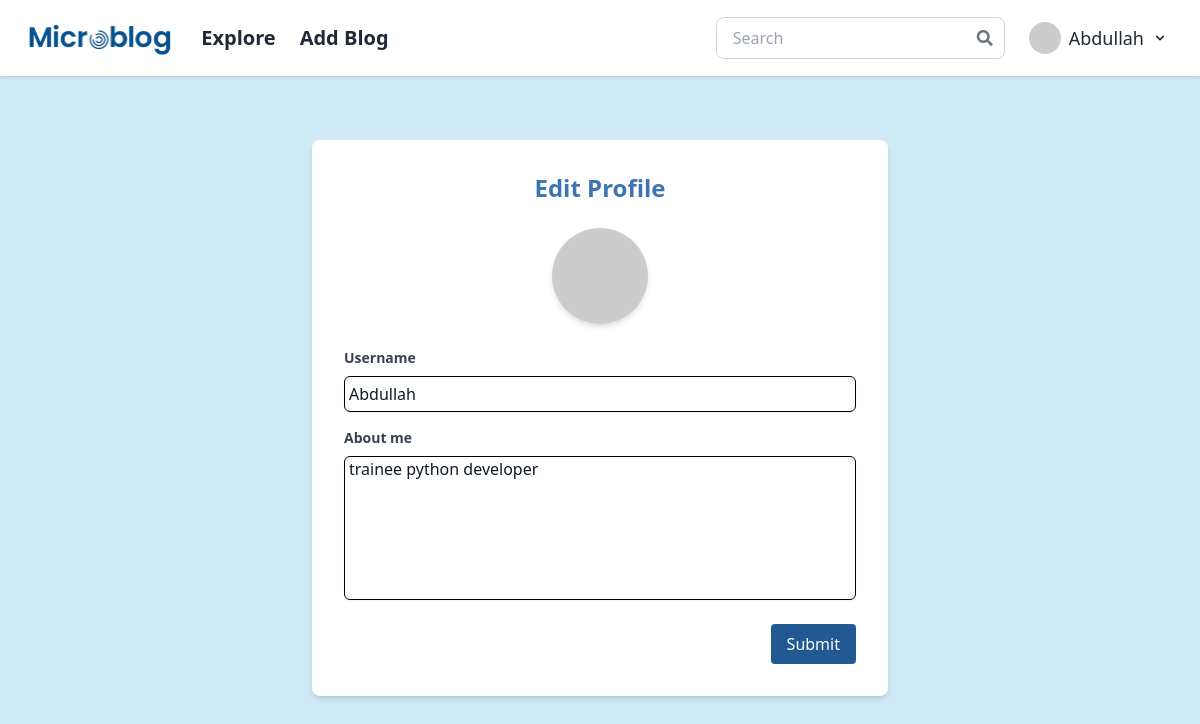
/edit_profile (signed in), run on an earlier commit of the app's database.
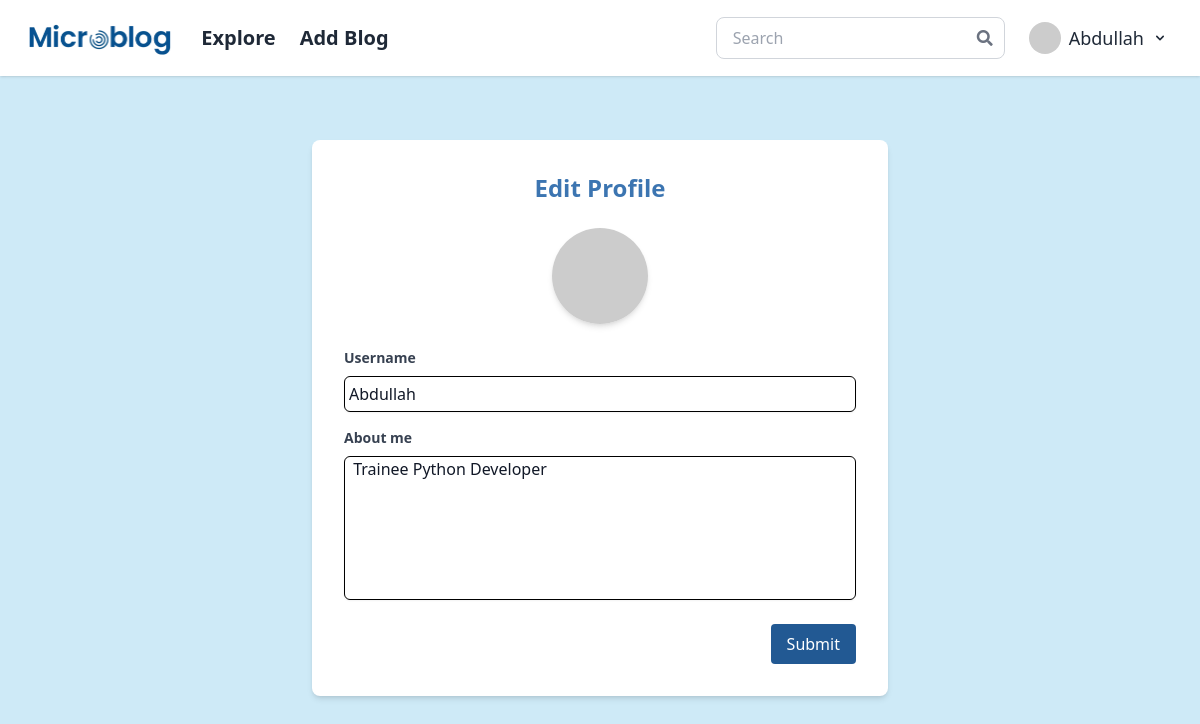
And on a later commit of the database.
### app/models.py (models this page shows, shortened)
class User(UserMixin, db.Model):
    id: so.Mapped[int] = so.mapped_column(primary_key=True)
    username: so.Mapped[str] = so.mapped_column(sa.String(64), index=True, unique=True)
    email: so.Mapped[str] = so.mapped_column(sa.String(120), index=True, unique=True)
    password_hash: so.Mapped[Optional[str]] = so.mapped_column(sa.String(256))
    posts: so.WriteOnlyMapped['Post'] = so.relationship(back_populates='author', cascade='all, delete-orphan', passive_deletes=True)
    comments: so.WriteOnlyMapped['Comment'] = so.relationship(back_populates='author', cascade='all, delete-orphan', passive_deletes=True)
    about_me: so.Mapped[Optional[str]] = so.mapped_column(sa.String(140))
    last_seen: so.Mapped[Optional[datetime]] = so.mapped_column(default=lambda: datetime.now(timezone.utc))
    following: so.WriteOnlyMapped['User'] = so.relationship(secondary=followers, primaryjoin=(followers.c.follower_id == id),
                                                            secondaryjoin=(followers.c.followed_id == id), back_populates='followers', passive_deletes=True)
    followers: so.WriteOnlyMapped['User'] = so.relationship(secondary=followers, primaryjoin=(followers.c.followed_id == id),
                                                            secondaryjoin=(followers.c.follower_id == id), back_populates='following', passive_deletes=True)
    def avatar(self, size):
        digest = md5(self.email.lower().encode('utf-8')).hexdigest()
        return f'https://www.gravatar.com/avatar/{digest}?d=identicon&s={size}'

### app/main/routes.py (the view)
@bp.route('/edit_profile', methods=['GET', 'POST'])
@login_required
def edit_profile():
    form = EditProfileForm(current_user.username)
    if form.validate_on_submit():
        current_user.username = form.username.data
        current_user.about_me = form.about_me.data
        db.session.commit()
        flash('Your changes have been saved.', 'success')
        return redirect(url_for('main.user', username=current_user.username))
    elif request.method == 'GET':
        form.username.data = current_user.username
        form.about_me.data = current_user.about_me
    return render_template('new_edit_profile.html', title='Update Profile', form=form)

### app/main/forms.py (shortened to what this page needs)
class EditProfileForm(FlaskForm):
    username = StringField('Username', validators=[DataRequired()])
    about_me = TextAreaField('About me', validators=[Length(min=0, max=180)])
    submit = SubmitField('Submit')
    def __init__(self, original_username, *args, **kwargs):
        super().__init__(*args, **kwargs)
        self.original_username = original_username

class SearchForm(FlaskForm):
    searched = StringField('Searched', validators=[DataRequired()])
    submit = SubmitField('Submit')

### app/main/routes.py (called while the page is built)
@bp.before_request
def before_request():
    if current_user.is_authenticated:
        current_user.last_seen = datetime.now(timezone.utc)
        db.session.commit()

@bp.context_processor
def inject_search_form():
    return dict(form=SearchForm())

### app/models.py (called while the page is built)
@login.user_loader
def load_user(id):
    return db.session.get(User, int(id))

### app/templates/new_edit_profile.html (shortened to what this page needs)
{% extends "new_base.html" %}
{% block content %}
<div class="flex min-h-full flex-col justify-center px-4 py-6 sm:px-6 lg:px-8 sm:py-12">
    <div class="bg-white shadow-md rounded-lg p-8 w-full max-w-xl mx-auto">
        <h2 class="text-2xl font-bold mb-6 text-center text-[#3C75B1]">Edit Profile</h2>
        <div class="flex justify-center mb-6">
            <img class="w-24 h-auto rounded-full shadow-md" src="{{ current_user.avatar(200) }}" alt="{{ current_user.username }}'s avatar">
        </div>
        <form method="POST" action="{{ url_for('main.edit_profile') }}">
            <div class="mb-4">
                {{ form.username.label(class_="block text-gray-700 text-sm font-bold mb-2") }}
                {{ form.username(class_="form-input mt-1 block w-full rounded-md shadow-sm focus:border-blue-500 focus:ring focus:ring-blue-500 focus:ring-opacity-50 h-9 pl-1", style="border: 1px solid #000000;") }}
            </div>
            <div class="mb-4">
                {{ form.about_me.label(class_="block text-gray-700 text-sm font-bold mb-2") }}
                {{ form.about_me(class_="form-textarea mt-1 block w-full rounded-md shadow-sm focus:border-blue-500 focus:ring focus:ring-blue-500 focus:ring-opacity-50 h-36 pl-1", style="border: 1px solid #000000; resize: none;") }}
            </div>
            <div class="mt-6 flex justify-end">
                {{ form.submit(class_="bg-[#225993] text-white px-4 py-2 rounded hover:bg-[#1B487A] focus:outline-none focus:ring-2 focus:ring-offset-2 focus:ring-green-500") }}
            </div>
        </form>
    </div>
</div>
{% endblock %}

### app/templates/new_base.html (shortened to what this page needs)
<!DOCTYPE html>
<html lang="en">
<head>
    <script src="https://cdn.tailwindcss.com"></script>
    <link rel="stylesheet" href="https://cdnjs.cloudflare.com/ajax/libs/font-awesome/5.15.4/css/all.min.css">
    <link href="https://cdn.jsdelivr.net/npm/tailwindcss@2.2.19/dist/tailwind.min.css" rel="stylesheet">
</head>
<body class="bg-[#CEEAF7] text-gray-900">
    <nav class="bg-white shadow">
      <div class="container max-w-full w-full px-4 md:px-6 py-4 flex justify-between items-center">
          <div class="flex items-center space-x-6 mx-auto lg:mx-0">
              {% if not current_user.is_anonymous %}
              <a href="{{ url_for('main.index') }}" class="mt-1">
                <img class="w-15 h-10" src="{{ url_for('static', filename='images/Screenshot_2024-10-08_154426-removebg-preview_enhanced.png') }}" alt="Microblog">
              </a>
              {% else %}
              <a href="{{ url_for('main.explore') }}">
                <img class="w-15 h-10" src="{{ url_for('static', filename='images/Screenshot_2024-10-08_154426-removebg-preview_enhanced.png') }}" alt="Microblog">
              </a>
              {% endif %}
              {% if not current_user.is_anonymous %}
              <a class="text-xl font-semibold text-gray-800 hidden lg:inline-block" href="{{ url_for('main.explore') }}">Explore</a>
              <a class="text-xl font-semibold text-gray-800 hidden lg:inline-block" href="{{ url_for('main.add_blog') }}">Add Blog</a>
              {% endif %}
          </div>
          <div class="hidden lg:flex items-center space-x-4">
              <form class="relative flex items-center w-full md:w-auto" method="POST" action="{{ url_for('main.search') }}" onsubmit="return ValidateSearch()">
                  <input type="search" name="searched" autocomplete="off" id="searched" class="w-full border border-gray-300 rounded-lg pl-4 pr-10 py-2 focus:outline-none" placeholder="Search">
                  <button type="submit" class="absolute right-3 inset-y-0 flex items-center text-gray-500 hover:text-gray-700">
                      <i class="fas fa-search"></i>
                  </button>
              </form>
              {% if not current_user.is_anonymous %}
              <div class="relative px-2">
                  <button id="dropdownButton" class="text-lg flex items-center space-x-2 text-gray-800 hover:text-gray-600 focus:outline-none" onclick="toggleDropdown()">
                      <img class="w-8 h-8 rounded-full" src="{{ current_user.avatar(50) }}" alt="User avatar">
                      <span>{{ current_user.username }}</span>
                      <svg class="w-4 h-4" fill="currentColor" viewBox="0 0 20 20" xmlns="http://www.w3.org/2000/svg">
                          <path fill-rule="evenodd" d="M5.293 7.293a1 1 0 011.414 0L10 10.586l3.293-3.293a1 1 0 111.414 1.414l-4 4a1 1 0 01-1.414 0l-4-4a1 1 0 010-1.414z" clip-rule="evenodd"></path>
                      </svg>
                  </button>
              </div>
              {% else %}
              <ul class="flex space-x-4">
                  <li><a class="text-gray-800 hover:text-gray-600" href="{{ url_for('auth.login') }}">Login</a></li>
              </ul>
              {% endif %}
          </div>
      </div>
    </nav>
    <div class="p-4">
        <div class="container mx-auto">
            {% block content %}{% endblock %}
        </div>
    </div>
</body>
</html>

What changed in the data, as far as the page shows it:
changed User "Abdullah": about_me "trainee python developer" → "Trainee Python Developer"
